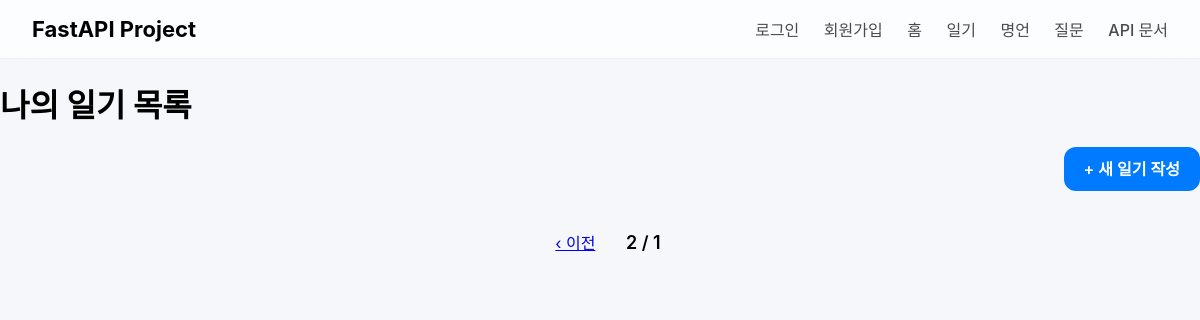
The app's page /diary/list?page=2, older data.
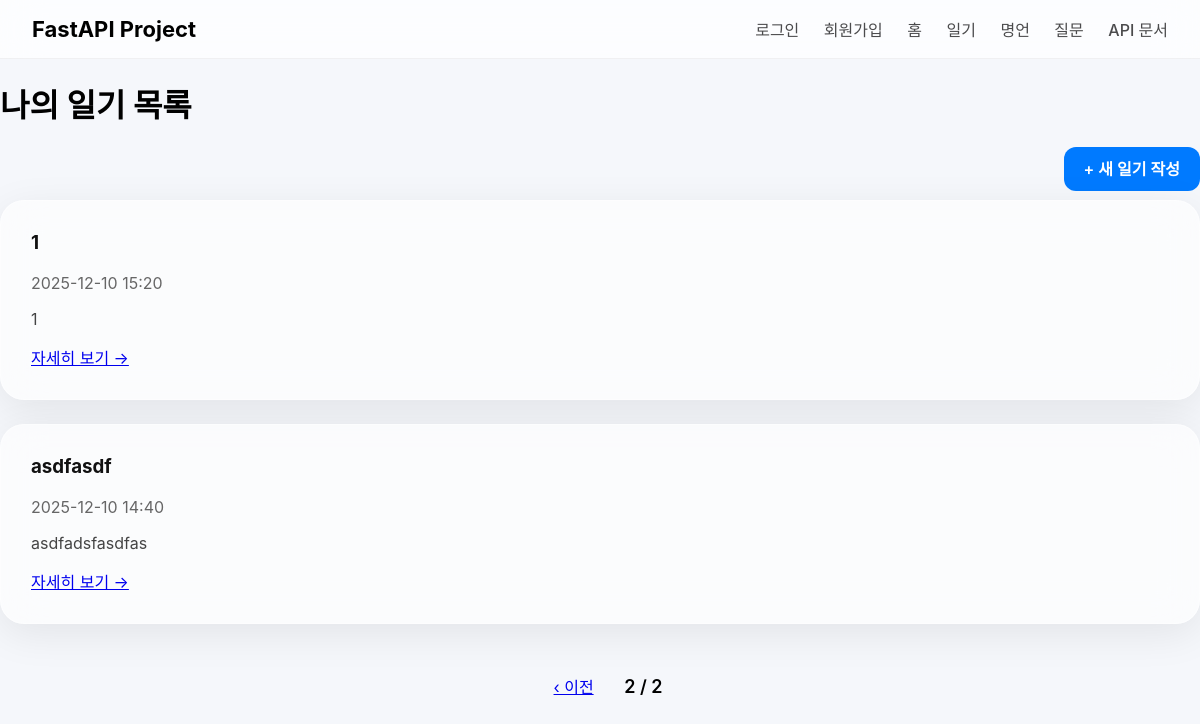
The same page, newer data.
### app/models/diary.py (models this page shows)
class Diary(Base):
    __tablename__ = "diaries"
    id = Column(Integer, primary_key=True, index=True)
    user_id = Column(Integer, ForeignKey("users.id"))
    title = Column(String(255))
    content = Column(Text)
    image_path = Column(String(255), nullable=True)
    created_at = Column(DateTime, default=datetime.utcnow)
    updated_at = Column(DateTime, default=datetime.utcnow)
    user = relationship("User", back_populates="diaries")
    comments = relationship("Comment", back_populates="diary")

### app/routers/front.py (the view)
@router.get("/diary/list", response_class=HTMLResponse)
async def diary_list(request: Request, page: int = 1, db: Session = Depends(get_db)):
    user = get_logged_in_user(request, db)
    PAGE_SIZE = 5
    total = db.query(Diary).count()
    total_pages = (total + PAGE_SIZE - 1) // PAGE_SIZE
    diaries = (
        db.query(Diary)
        .order_by(Diary.created_at.desc())
        .offset((page - 1) * PAGE_SIZE)
        .limit(PAGE_SIZE)
        .all()
    )
    return templates.TemplateResponse(
        "diary_list.html",
        {
            "request": request,
            "user": user,
            "diaries": diaries,
            "page": page,
            "total_pages": total_pages,
        }
    )

### app/templates/diary_list.html (shortened to what this page needs)
{% extends "layout.html" %}
{% block content %}
<h1 class="fade-in" style="font-size:32px; margin-bottom:30px;">
    나의 일기 목록
</h1>
<div style="text-align:right; margin-bottom:20px;">
    <a href="/diary/create"
       style="
            background:#007aff;
            color:white;
            padding:12px 20px;
            border-radius:12px;
            text-decoration:none;
            font-weight:600;
        ">
        + 새 일기 작성
    </a>
</div>
<div class="diary-container">
    {% for diary in diaries %}
    <div class="card show" style="margin-bottom:24px;">
        <h3 style="margin-top:0;">
            <a href="/diary/detail/{{ diary.id}}" style="text-decoration:none; color:#111;">
                {{ diary.title if diary.title else "제목 없음" }}
            </a>
        </h3>
        <p style="color:#666; margin-top:8px;">
            {{ diary.created_at | to_kst | datetime_format("%Y-%m-%d %H:%M") }}
        </p>
        <p style="color:#444; margin-top:14px;">
            {{ diary.content[:120] }}{% if diary.content|length > 120 %}...{% endif %}
        </p>
        <a href="/diary/{{ diary.id }}" class="btn-light" style="margin-top:16px;">
            자세히 보기 →
        </a>
    </div>
    {% endfor %}
</div>
<div style="text-align:center; margin-top:40px;">
    {% if page > 1 %}
    <a href="/diary/list?page={{ page - 1 }}"
       class="btn-light"
       style="display:inline-block; padding:10px 16px; margin-right:10px;">
        ‹ 이전
    </a>
    {% endif %}
    <span style="font-size:18px; font-weight:600;">
        {{ page }} / {{ total_pages }}
    </span>
</div>
{% endblock %}

Row changes from the older to the newer data that the page shows:
now on this page (row edited): Diary: title "1", created_at|to_kst "2025-12-10 15:20", content "1"
now on this page (row edited): Diary: title "asdfasdf", created_at|to_kst "2025-12-10 14:40", content "asdfadsfasdfas"
Text that changed along with them:
{{ total_pages }}: "1" → "2"
